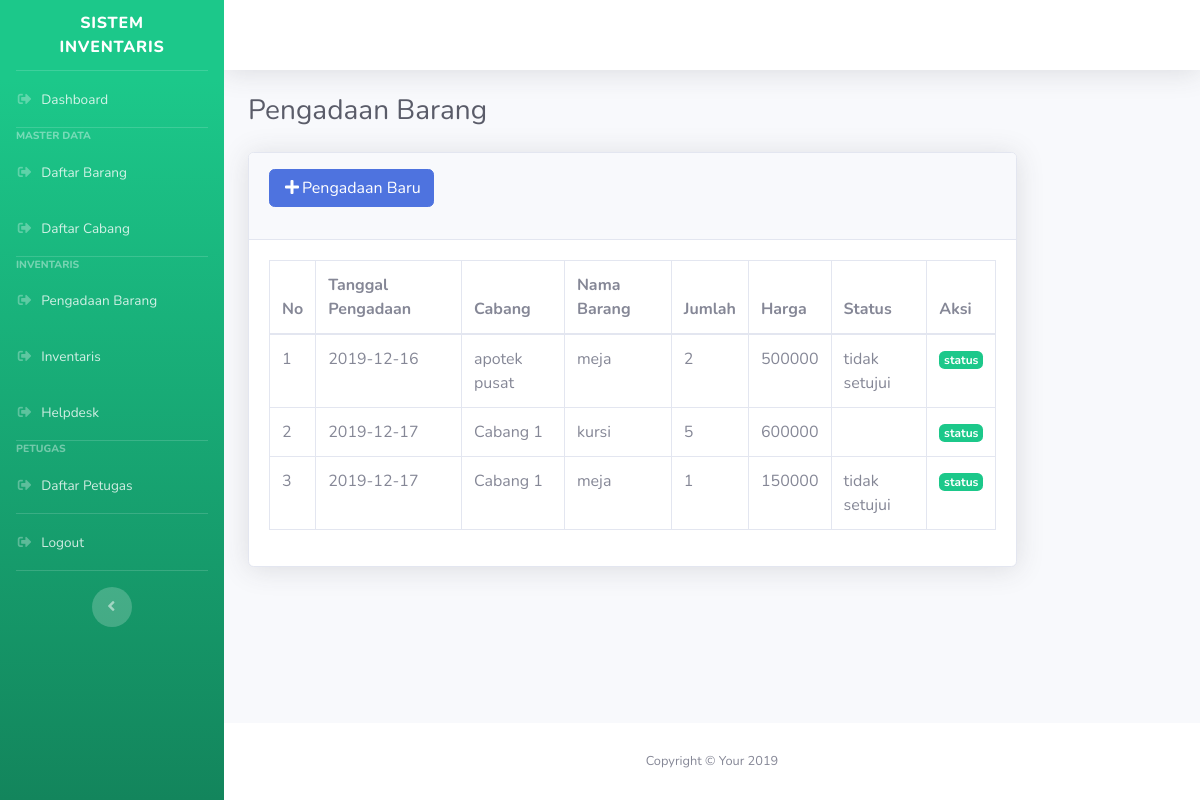
/index.php/manajemen/pengadaan, run on the app's committed database.
### tables this page shows
CREATE TABLE `pengadaan` (
  `pengadaan_id` int(11) NOT NULL,
  `tgl_pengadaan` date NOT NULL,
  `cabang_id` int(11) NOT NULL,
  `barang_id` int(11) NOT NULL,
  `jumlah` int(11) NOT NULL,
  `harga` int(11) NOT NULL,
  `status` varchar(20) NOT NULL
);

CREATE TABLE `cabang` (
  `id` int(11) NOT NULL,
  `cabang_nama` varchar(50) NOT NULL,
  `alamat` text NOT NULL,
  `no_telp` varchar(12) NOT NULL
);

CREATE TABLE `barang` (
  `barang_id` int(11) NOT NULL,
  `barang_nama` varchar(50) NOT NULL,
  `barang_satuan` varchar(20) NOT NULL
);

### application/controllers/Manajemen.php (called while the page is built, shortened)
<?php
class Manajemen extends CI_Controller {
	function __construct(){
        $this->load->model('sistem_model');
    }
	public function pengadaan(){
		$data['user'] = $this->db->get_where('user',['username'=>
		$this->session->userdata('username')])->row_array();
		$data['barang']=$this->sistem_model->getBarang();
		$data['cabang']=$this->sistem_model->getCabang();
		$data['data'] = $this->sistem_model->pengadaan();
		$data['title']= "Pengadaan Barang";
		$this->form_validation->set_rules('tgl_pengadaan','Tgl_pengadaan','required');
		$this->form_validation->set_rules('cabang','Cabang','required');
		$this->form_validation->set_rules('barang','Barang','required');
		$this->form_validation->set_rules('jumlah','No_telp','required');
		$this->form_validation->set_rules('harga','No_telp','required');
		if($this->form_validation->run()== false){
			$this->load->view('templates/header',$data);
			$this->load->view('templates/sidebar');
			$this->load->view('templates/topbar',$data);
			$this->load->view('manajemen/pengadaan',$data);
			$this->load->view('templates/footer');
		}
	}
}

### index.php (called while the page is built, shortened)
<?php
require_once BASEPATH.'core/CodeIgniter.php';

### application/models/Sistem_model.php (called while the page is built, shortened)
<?php
class Sistem_model extends CI_Model{
	public function getCabang(){
		$hasil=$this->db->query("SELECT * FROM cabang");
        return $hasil;
	}
	public function pengadaan(){
		$this->db->select('pengadaan.*,barang.*,cabang.*');
		$this->db->join('cabang','pengadaan.cabang_id=cabang.id');
		$this->db->join('barang','pengadaan.barang_id=barang.barang_id');
		$this->db->from('pengadaan');
		$query = $this->db->get();
		return $query->result_array();
	}
	public function getBarang(){
		$hasil=$this->db->query("SELECT * FROM barang");
        return $hasil;
	}
}

### application/views/manajemen/pengadaan.php (the view, shortened to what this page needs)
  <div class="container-fluid">
    <h1 class="h3 mb-4 text-gray-800"><?= $title?></h1>
<div class="row">
      <div class="col-lg-10">
        <div class="card shadow mb-4">
          <div class="card-header py-3">
            <a href="" class="btn btn-primary mb-3 tambah" data-toggle="modal" data-target="#newBaruModal"><span class="fa fa-plus fa-fw"></span>Pengadaan Baru</a>
          </div>
          <div class="card-body">
            <table class="table table-bordered table-hover">
              <thead>
                <tr>
                  <th scope="col-lg-2">No</th>
                  <th scope="col-lg-4">Tanggal Pengadaan</th>
                  <th scope="col-lg-4">Cabang</th>
                  <th scope="col-lg-6">Nama Barang</th>
                  <th scope="col-lg-4">Jumlah</th>
                  <th scope="col-lg-4">Harga</th>
                  <th scope="col-lg-4">Status</th>
                  <th scope="col-lg-4">Aksi</th>
                </tr>
              </thead>
              <tbody>
                <?php $i = 1;?>
                <?php foreach($data as $data):?>
                <tr>
                  <td scope="row"><?= $i;?></td>
                  <td><?= $data['tgl_pengadaan'];?></td>
                  <td><?= $data['cabang_nama'];?></td>
                  <td><?= $data['barang_nama'];?></td>
                  <td><?= $data['jumlah'];?></td>
                  <td><?= $data['harga'];?></td>
                  <td><?= $data['status'];?></td>
                  <td>
                    <a href="" class="badge badge-success updateStatus" data-userid="<?= $data['pengadaan_id'];?>" onclick="getProduct('<?= $data['pengadaan_id'] ?>','<?= $data['status'] ?>')" data-toggle="modal" data-target="#editModal">status</a>
                  </td>
                </tr>
                <?php $i++?>
                <?php endforeach;?>
              </tbody>
            </table>
          </div>
        </div>
      </div>
    </div>
  </div>
</div>

### application/views/templates/header.php (shortened to what this page needs)
<!DOCTYPE html>
<html lang="en">
<head>
  <link href="<?= base_url('assets/')?>vendor/fontawesome-free/css/all.min.css" rel="stylesheet" type="text/css">
  <link href="<?= base_url('assets/')?>css/sb-admin-2.min.css" rel="stylesheet">
</head>
<body id="page-top">
  <div id="wrapper">

### application/views/templates/sidebar.php
 <ul class="navbar-nav bg-gradient-success sidebar sidebar-dark accordion" id="accordionSidebar">
   <a class="sidebar-brand d-flex align-items-center justify-content-center" href="index.html">
     <div class="sidebar-brand-text mx-3">Sistem Inventaris</div>
   </a>
   <hr class="sidebar-divider my-0">
   <li class="nav-item">
       <a class="nav-link" href="<?= base_url('manajemen')?>">
         <i class="fas fa-fw fa-sign-out-alt"></i>
         <span>Dashboard</span></a>
   </li>
   <hr class="sidebar-divider my-0">
   <div class="sidebar-heading">
     Master Data
   </div>
   <li class="nav-item">
       <a class="nav-link" href="<?= base_url('manajemen/barang')?>">
         <i class="fas fa-fw fa-sign-out-alt"></i>
         <span>Daftar Barang</span></a>
   </li>
    <li class="nav-item">
       <a class="nav-link" href="<?= base_url('manajemen/cabang')?>">
         <i class="fas fa-fw fa-sign-out-alt"></i>
         <span>Daftar Cabang</span></a>
     </li>
   <hr class="sidebar-divider my-0">
   <div class="sidebar-heading">
     Inventaris
   </div>
   <li class="nav-item">
       <a class="nav-link" href="<?= base_url('manajemen/pengadaan')?>">
         <i class="fas fa-fw fa-sign-out-alt"></i>
         <span>Pengadaan Barang</span></a>
     </li>
     <li class="nav-item">
       <a class="nav-link" href="<?= base_url('manajemen/inventaris')?>">
         <i class="fas fa-fw fa-sign-out-alt"></i>
         <span>Inventaris</span></a>
     </li>
     <li class="nav-item">
       <a class="nav-link" href="<?= base_url('manajemen/helpdesk')?>">
         <i class="fas fa-fw fa-sign-out-alt"></i>
         <span>Helpdesk</span></a>
     </li>
  <hr class="sidebar-divider my-0">
   <div class="sidebar-heading">
     Petugas
   </div>
    <li class="nav-item">
       <a class="nav-link" href="<?= base_url('manajemen/petugas')?>">
         <i class="fas fa-fw fa-sign-out-alt"></i>
         <span>Daftar Petugas</span></a>
     </li>
   <hr class="sidebar-divider my-0">
<li class="nav-item">
     <a class="nav-link" href="<?= base_url('auth/logout')?>">
       <i class="fas fa-fw fa-sign-out-alt"></i>
       <span>Logout</span></a>
   </li>
   <hr class="sidebar-divider d-none d-md-block">
   <div class="text-center d-none d-md-inline">
     <button class="rounded-circle border-0" id="sidebarToggle"></button>
   </div>
 </ul>

### application/views/templates/topbar.php (shortened to what this page needs)
<div id="content-wrapper" class="d-flex flex-column">
  <div id="content">
    <nav class="navbar navbar-expand navbar-light bg-white topbar mb-4 static-top shadow">
      <ul class="navbar-nav ml-auto">
        <li class="nav-item dropdown no-arrow">
          <a class="nav-link dropdown-toggle" href="#" id="userDropdown" role="button" data-toggle="dropdown" aria-haspopup="true" aria-expanded="false">
          </a>
        </li>
      </ul>
    </nav>

### application/views/templates/footer.php (shortened to what this page needs)
      <footer class="sticky-footer bg-white">
        <div class="container my-auto">
          <div class="copyright text-center my-auto">
            <span>Copyright &copy; Your <?= date('Y')?></span>
          </div>
        </div>
      </footer>
    </div>
  </div>
</body>
</html>

### data on the page
pengadaan: tgl_pengadaan "2019-12-16", cabang.cabang_nama "apotek pusat", barang.barang_nama "meja", jumlah "2", harga "500000", status "tidak setujui"
pengadaan: tgl_pengadaan "2019-12-17", cabang.cabang_nama "Cabang 1", barang.barang_nama "kursi", jumlah "5", harga "600000"
pengadaan: tgl_pengadaan "2019-12-17", cabang.cabang_nama "Cabang 1", barang.barang_nama "meja", jumlah "1", harga "150000", status "tidak setujui"

### other printed values
$title "Pengadaan Barang"
